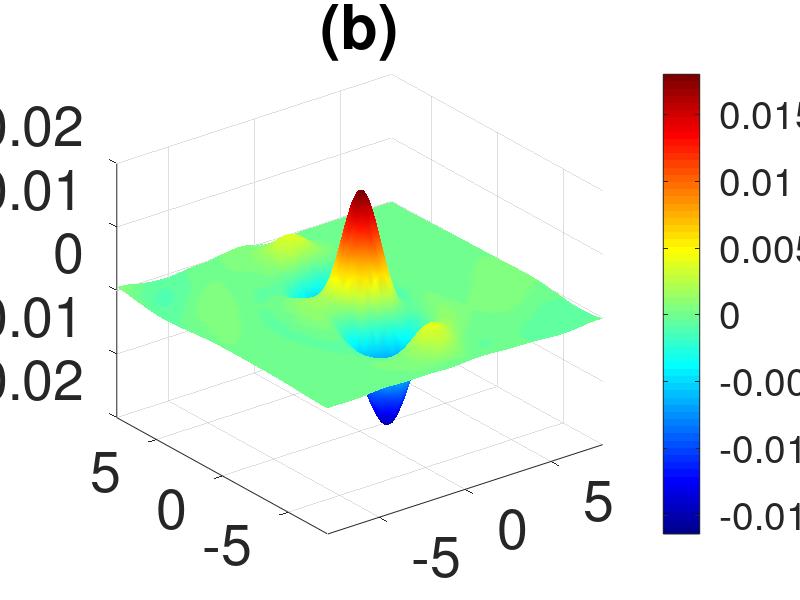

Write MATLAB code to recreate this figure.
%SGE potential in 2d: sigma.B;
%evolution in time
function rashba2dbailey
global x c X Y Rho x0 y0 alpha Psiup Psidn 
dt=3;      Lt=3;       Nt = Lt/dt;
dx =1/5;      Lx =16.0;        Nx = Lx/dx;
dy =1/5;      Ly =16.0;        Ny = Ly/dx;
alpha=0.5;    nr=1000;        
ampup=1;  
ampdn=0; 
w=0.5;
wx=2.0;wy=1.0;
sigma =1.0;           %w packet's 1width
x=(-Nx/2:(Nx/2))*dx;
y=(-Ny/2:(Ny/2))*dy;
[X, Y] = meshgrid(x,y);
Psiup = exp(-(X.^2+Y.^2));
Rho=(abs(Psiup).^2);
plotrho
pause(0.1)
for j=1:Nt
x0=-8+16*rand(nr,1);
y0=-8+16*rand(nr,1);
    c=[];
    d=[];
for k=1:Nx+1
      for m=1:Ny+1
         c2=w*j*dt*(cot(w*j*dt)+csc(w*j*dt)).*(X(k,m)-x0);
         c1=c2-2*(X(k,m)-x0)+2*(Y(k,m)-y0);    
         r=sqrt(c1.^2+c2.^2);
         waveup=1/sqrt(pi*wx*wy)*ampup*exp(-(x0.^2/wx^2+y0.^2/wy^2));
         wavedn=1/sqrt(pi*wx*wy)*ampdn*exp(-(x0.^2/wx^2+y0.^2/wy^2));
         c=[c,(256/nr)*sum(sqrt(w)/(2*pi*1i*sqrt(j*dt*sin(w*j*dt))).*exp(0.5*1i*((X(k,m).^2+x0.^2+alpha^2.*(j*dt).^2).*w.*cot(w*j*dt)-(2*X(k,m).*x0+alpha^2.*(j*dt)^2).*w.*csc(w*(j*dt))+alpha^2*(j*dt)^2)+0.5*1i/(j*dt)*((Y(k,m)-y0).^2+alpha^2*(j*dt)^2)).*(cos(0.5*alpha.*r).*waveup+1i*(c1+1i*c2)./r.*sin(0.5*alpha.*r).*wavedn))];        
         d=[d,(256/nr)*sum(sqrt(w)/(2*pi*1i*sqrt(j*dt*sin(w*j*dt))).*exp(0.5*1i*((X(k,m).^2+x0.^2+alpha^2.*(j*dt).^2).*w.*cot(w*j*dt)-(2*X(k,m).*x0+alpha^2.*(j*dt)^2).*w.*csc(w*(j*dt))+alpha^2*(j*dt)^2)+0.5*1i/(j*dt)*((Y(k,m)-y0).^2+alpha^2*(j*dt)^2)).*(cos(0.5*alpha.*r).*wavedn+1i*(c1-1i*c2)./r.*sin(0.5*alpha.*r).*waveup))];        
      end
end
Psiup=transpose(reshape(transpose(c),Nx+1,Nx+1));
Psidn=transpose(reshape(transpose(d),Nx+1,Nx+1));
 Rho = conj(Psiup).*Psiup-conj(Psidn).*Psidn;
 %Rho = (conj(Psiup).*Psidn + conj(Psidn).*Psiup);
 %Rho= 1i*(-conj(Psiup).*Psidn+conj(Psidn).*Psiup);
 
plotrho
 pause(0.1)
end

%Rho =(abs(Psidn+Psiup)).^2;
 %A = moviein(Nx/4);
%A(k) = getframe;
%movie(A);
%legend('Evolved W Pkt', 2); %'Location', Northwest);
function plotrho
global X Y Rho  
surf(X,Y,Rho)
shading interp;
colormap jet;
set(gca,'FontSize',40)
colorbar('FontSize',28)
%axis ([-5 5 -5 5 0 10]);
axis ([-8.0 8.0 -8.0 8.0]);

%axis square;
xlabel('');  ylabel('');
topline = sprintf('(b)');
title(topline);
  